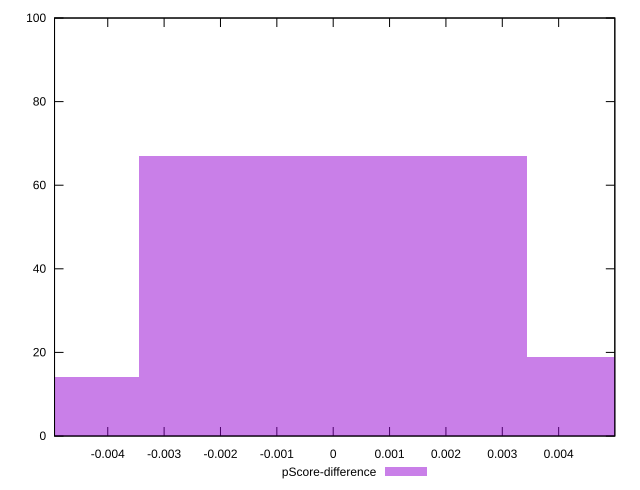

The gnuplot source for this figure:
reset

$pScoreDifference <<EOF
0.0068774600521656366 19
0 67
-0.0068774600521656366 14
EOF

set key outside below
set boxwidth 0.0068774600521656366
set xrange [-0.0049442116604480335:0.0049965905283934076]
set yrange [0:100]
set trange [0:100]
set style fill transparent solid 0.5 noborder
set terminal svg size 640, 490 enhanced background rgb 'white'
set output "report_00015_2021-02-09T16-11-33.973Z/speed-index/samples/pages/pScore-difference/histogram.svg"

plot $pScoreDifference title "pScore-difference" with boxes

reset
